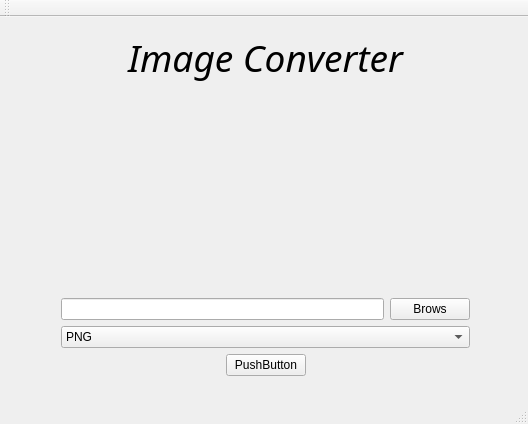
<?xml version="1.0" encoding="UTF-8"?>
<ui version="4.0">
 <class>MainWindow</class>
 <widget class="QMainWindow" name="MainWindow">
  <property name="geometry">
   <rect>
    <x>0</x>
    <y>0</y>
    <width>528</width>
    <height>424</height>
   </rect>
  </property>
  <property name="windowTitle">
   <string>MainWindow</string>
  </property>
  <widget class="QWidget" name="centralWidget">
   <widget class="QLabel" name="label">
    <property name="geometry">
     <rect>
      <x>160</x>
      <y>70</y>
      <width>201</width>
      <height>171</height>
     </rect>
    </property>
    <property name="text">
     <string/>
    </property>
    <property name="pixmap">
     <pixmap resource="mainlogo.qrc">:/new/logo/logo3.png</pixmap>
    </property>
    <property name="scaledContents">
     <bool>true</bool>
    </property>
   </widget>
   <widget class="QLabel" name="label_2">
    <property name="geometry">
     <rect>
      <x>60</x>
      <y>10</y>
      <width>411</width>
      <height>61</height>
     </rect>
    </property>
    <property name="font">
     <font>
      <family>Vani</family>
      <pointsize>28</pointsize>
      <italic>true</italic>
     </font>
    </property>
    <property name="text">
     <string>Image Converter</string>
    </property>
    <property name="alignment">
     <set>Qt::AlignCenter</set>
    </property>
   </widget>
   <widget class="QWidget" name="">
    <property name="geometry">
     <rect>
      <x>50</x>
      <y>270</y>
      <width>431</width>
      <height>101</height>
     </rect>
    </property>
    <layout class="QVBoxLayout" name="verticalLayout">
     <item>
      <layout class="QHBoxLayout" name="horizontalLayout">
       <item>
        <widget class="QLineEdit" name="lineEdit"/>
       </item>
       <item>
        <widget class="QPushButton" name="pushButton">
         <property name="text">
          <string>Brows</string>
         </property>
        </widget>
       </item>
      </layout>
     </item>
     <item>
      <widget class="QComboBox" name="comboBox">
       <item>
        <property name="text">
         <string>PNG</string>
        </property>
       </item>
       <item>
        <property name="text">
         <string>JPEG</string>
        </property>
       </item>
       <item>
        <property name="text">
         <string>BMP</string>
        </property>
       </item>
      </widget>
     </item>
     <item>
      <layout class="QHBoxLayout" name="horizontalLayout_2">
       <item>
        <spacer name="horizontalSpacer_2">
         <property name="orientation">
          <enum>Qt::Horizontal</enum>
         </property>
         <property name="sizeHint" stdset="0">
          <size>
           <width>40</width>
           <height>20</height>
          </size>
         </property>
        </spacer>
       </item>
       <item>
        <widget class="QPushButton" name="pushButton_2">
         <property name="text">
          <string>PushButton</string>
         </property>
        </widget>
       </item>
       <item>
        <spacer name="horizontalSpacer">
         <property name="orientation">
          <enum>Qt::Horizontal</enum>
         </property>
         <property name="sizeHint" stdset="0">
          <size>
           <width>40</width>
           <height>20</height>
          </size>
         </property>
        </spacer>
       </item>
      </layout>
     </item>
    </layout>
   </widget>
  </widget>
  <widget class="QMenuBar" name="menuBar">
   <property name="geometry">
    <rect>
     <x>0</x>
     <y>0</y>
     <width>528</width>
     <height>20</height>
    </rect>
   </property>
  </widget>
  <widget class="QToolBar" name="mainToolBar">
   <attribute name="toolBarArea">
    <enum>TopToolBarArea</enum>
   </attribute>
   <attribute name="toolBarBreak">
    <bool>false</bool>
   </attribute>
  </widget>
  <widget class="QStatusBar" name="statusBar"/>
 </widget>
 <layoutdefault spacing="6" margin="11"/>
 <resources>
  <include location="mainlogo.qrc"/>
 </resources>
 <connections/>
</ui>
